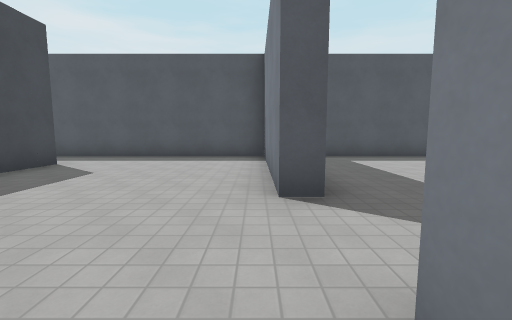
View 1 (above)

18 first-person views from a walk through a Godot game level. The camera is 1.4 m above the floor, tilts 6° down and sees 90° across. The floor is counted in squares, 2 m on a side. Each view is taken from the middle of a square. On the plan, view 1 faces up. The plan holds only what a view shows up to about 9 squares ahead; the rest is blank. Surface patterns are stand-ins for the level's own textures.

View 2
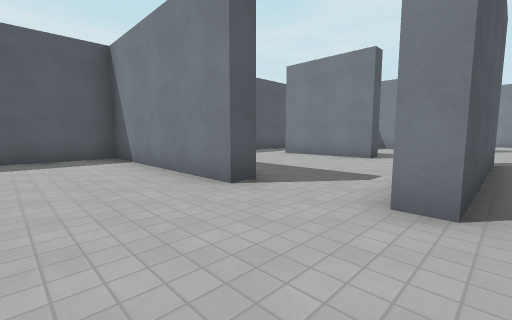

View 3
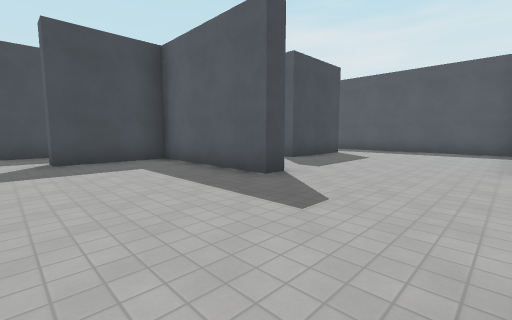

View 4
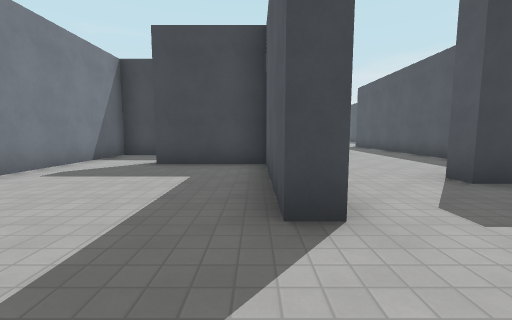

View 5
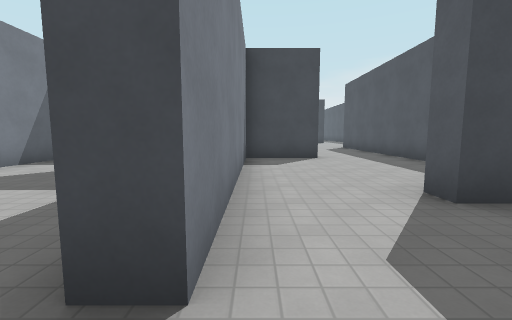

View 6
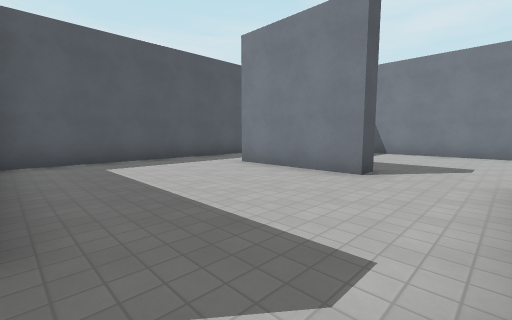

View 7
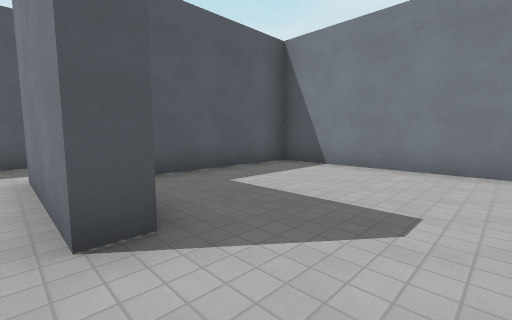

View 8
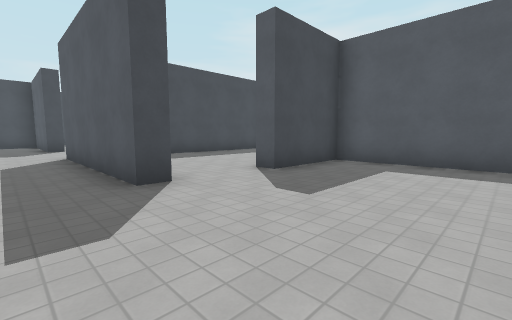

View 9
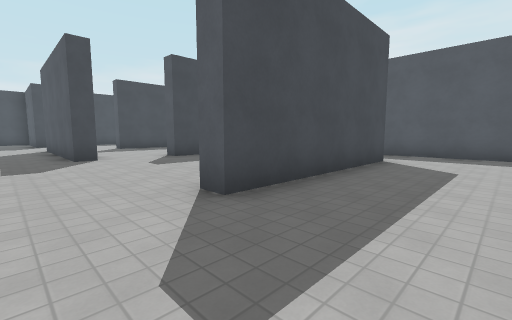

View 10
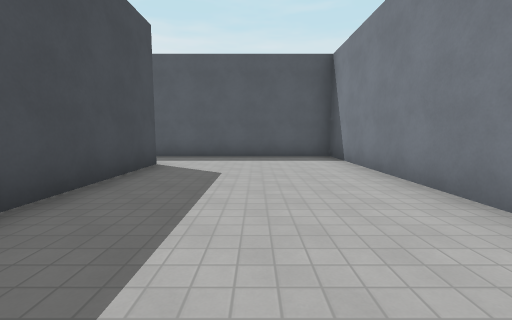

View 11
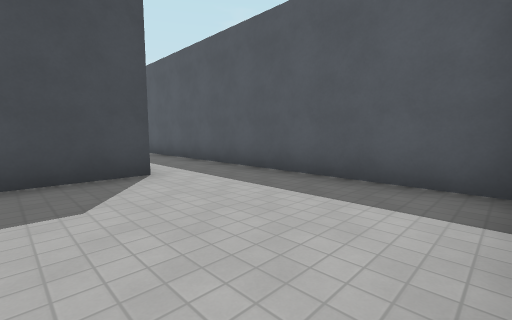

View 12
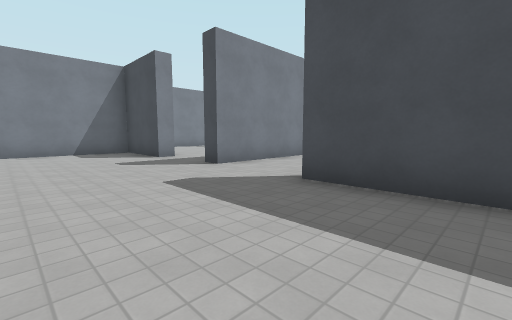

View 13
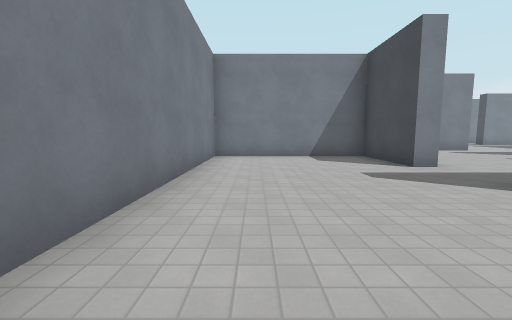

View 14
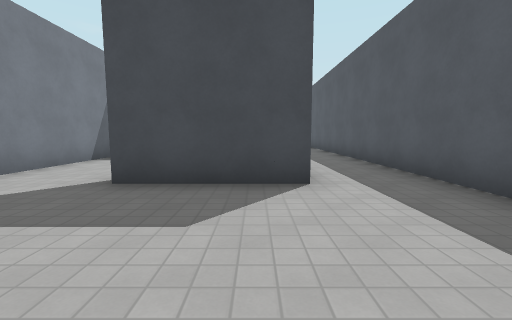

View 15
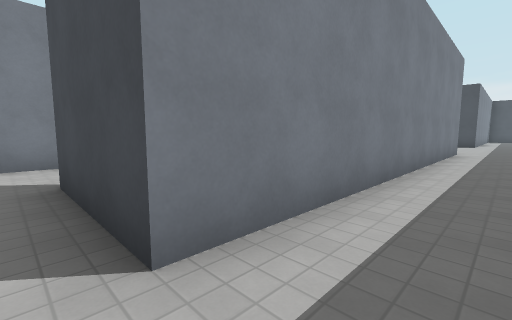

View 16
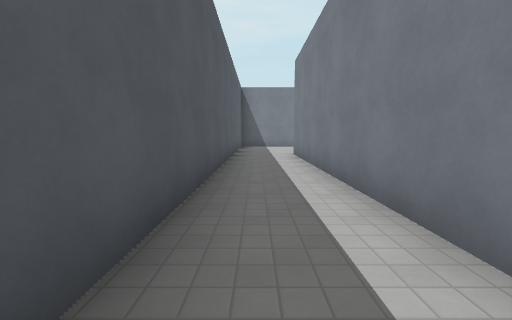

View 17
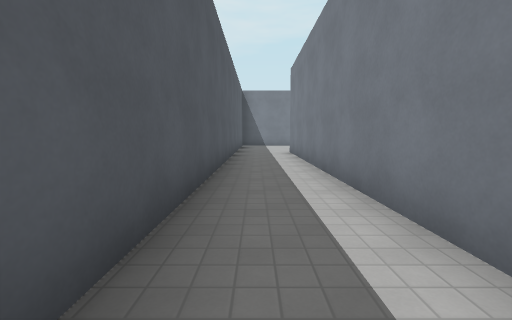

View 18
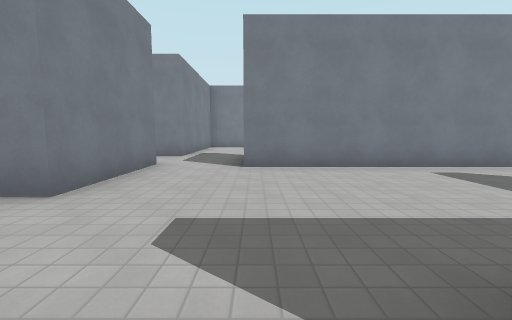

### Floor plan
Points are (right, up) in squares from view 1. A wall is a line through its corners. A room is listed if a view was taken in it or the views show most of it. See-through windows are left out.
Room 1 (views 1, 2, 3, 4, 5, 14, 15, 16, 17, 18)
walls: (0.2, 2.7) (0.2, 7.7) (-13.4, 7.7); (0.5, 0.2) (0.5, 0.8); (-9.2, 2.9) (-9.2, 0.7) (-3, 0.7) (-3, 0.2) (-6.7, 0.2) (-6.7, -2.2); (-6.5, -4.2) (-1.8, -4.2); (0.2, -4.8) (0.2, -1.7); (-14.5, 5.7) (-4.5, 5.7) (-4.5, 3) (-5, 3)
ways out: opening at (1, 1.5) to room 2; opening at (1, -1) to room 3; opening at (-14, 6.5); opening at (-9, 3.5); opening at (-7, -3.5); opening at (-0.5, -5)
Room 2 (view 6)
walls: (0.8, 3.6) (0.8, 3.1); (0.9, 2.7) (0.2, 2.7); (5.8, 2.7) (5.3, 2.7) (5.3, 5.8); (5.6, 7.7) (0.9, 7.7)
ways out: opening at (1, 1.5) to room 1; opening at (5.5, 1.5) to room 3; opening at (6, 6.5) to room 4
Room 3 (views 7, 8)
walls: (5.5, 0.9) (5.5, 0.2) (0.5, 0.2); (7.1, -1.7) (9.5, -1.7); (10.8, 0.8) (10.3, 0.8) (10.3, 5.3) (5.8, 5.3) (5.8, 2.7); (0.2, -1.7) (0.9, -1.7)
ways out: opening at (1, -1) to room 1; opening at (5.5, 1.5) to room 2; opening at (10.5, -0.5) to room 4
Room 4 (views 9, 10, 11, 12, 13)
walls: (15.2, 2.1) (15.2, 7.7) (5.6, 7.7); (9.5, -1.7) (10.5, -1.7) (10.5, -2.2); (10.8, 5.9) (10.8, 0.8); (10.8, -4.2) (10.8, -6.7) (15.2, -6.7) (15.2, -0.1)
ways out: opening at (6, 6.5) to room 2; opening at (10.5, -0.5) to room 3; opening at (10, -3.5)

Positions as (right, up) in squares from view 1, and headings:
1: (0, 0), facing up
2: (-2, 0), facing up-right
3: (0, -3), facing up-left
4: (-1, 0), facing left
5: (-2, 1), facing left
6: (1, 1), facing up-right
7: (5, 1), facing up-right
8: (9, -1), facing up-left
9: (13, -1), facing up-left
10: (13, 0), facing up
11: (15, 4), facing up-left
12: (14, 3), facing down-left
13: (14, 1), facing down
14: (-1, 5), facing left
15: (-4, 7), facing down-left
16: (-13, 7), facing right
17: (-14, 7), facing right
18: (-2, 1), facing down
